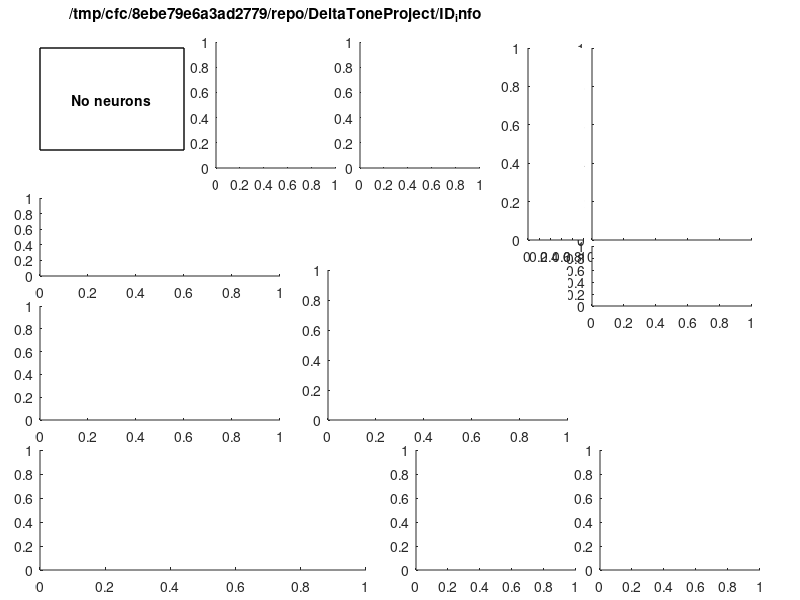

This figure's MATLAB source: (Note: this script raises an error after producing the figure.)
% PlotIDSleepRecord
% 22.11.2016 KJ
%
% Load data and plot description figures of a sleep record
%
%   See GenerateIDSleepRecord


%%load
load IdFigureData

%%%%%%%%%%%%%%%%%%%%%%%%%%%%%%%%%%%%%%%%%%%%%%%%%%%%%%%%%%%%%%%%%%%%%%%%%%%%%%%%%%%%%%%%%%%%%%%%%%%%%%%%%%%%%%%%%%%%%%%%%%%%%%%%
%% Plot
%%%%%%%%%%%%%%%%%%%%%%%%%%%%%%%%%%%%%%%%%%%%%%%%%%%%%%%%%%%%%%%%%%%%%%%%%%%%%%%%%%%%%%%%%%%%%%%%%%%%%%%%%%%%%%%%%%%%%%%%%%%%%%%%

figure('units','normalized','outerposition',[0 0 1 1]);
RasterDown_Axes = axes('position', [0.27 0.72 0.15 0.21]);
DistribDown_Axes = axes('position', [0.45 0.72 0.15 0.21]);
textbox_dim = [0.05 0.75 0.18 0.17];

Sleepscoring_Axes = axes('position', [0.74 0.6 0.2 0.32]);
SleepscoringTheta_Axes = axes('position', [0.66 0.6 0.07 0.32]);
SleepscoringGamma_Axes = axes('position', [0.74 0.49 0.2 0.1]);

AverageRipple_Axes = axes('position', [0.05 0.54 0.3 0.13]);
AverageSpindle_Axes = axes('position', [0.05 0.3 0.3 0.19]);
AverageDelta_Axes = axes('position', [0.41 0.3 0.3 0.25]);

Substages_Axes = axes('position', [0.05 0.05 0.4075 0.2]);
StatSubstage_Axes = axes('position', [0.52 0.05 0.2 0.2]);
MeanDurSubstage_Axes = axes('position', [0.75 0.05 0.2 0.2]);


%% Down states
% Create textbox
if nb_neuron
    textbox_str = {[num2str(nb_neuron) ' neurons'], [num2str(nb_pyramidal) ' pyramidal(s) / ' num2str(nb_interneuron) ' interneuron(s)'],... 
                    ['FR (SWS) = ' num2str(firingRates_sws) ' Hz ( ' num2str(firingRates_sws/nb_neuron) ' Hz)'],...
                    ['FR (Wake) = ' num2str(firingRates_wake) ' Hz ( ' num2str(firingRates_wake/nb_neuron) ' Hz)'],...
                    ['Pyr (SWS) = ' num2str(firingRates_sws_pyr) ' Hz ( ' num2str(firingRates_sws_pyr/nb_pyramidal) ' Hz)'],...
                    ['Pyr (Wake) = ' num2str(firingRates_wake_pyr) ' Hz ( ' num2str(firingRates_wake_pyr/nb_pyramidal) ' Hz)'],...
                    ['Int (SWS) = ' num2str(firingRates_sws_int) ' Hz ( ' num2str(firingRates_sws_int/nb_interneuron) ' Hz)'],...
                    ['int (Wake) = ' num2str(firingRates_wake_int) ' Hz ( ' num2str(firingRates_wake_int/nb_interneuron) ' Hz)']};
else
   textbox_str = {'No neurons'}; 
end

annotation(gcf,'textbox',...
    textbox_dim,...
    'String',textbox_str,...
    'LineWidth',1,...
    'HorizontalAlignment','center',...
    'FontWeight','bold',...
    'FitBoxToText','off');

%raster
axes(RasterDown_Axes);
if exist('raster_x','var')
    imagesc(raster_x/1E4, 1:size(raster_matrix,1), raster_matrix), hold on
    axis xy, xlabel('time (sec)'), ylabel('# down'), hold on
    colorbar, hold on
end
try title({pwd,' '});end

%distribution of down
axes(DistribDown_Axes);
if nb_neuron>0
    plot(minDurBins, nbDownSWS ,'r'), hold on
    plot(minDurBins, nbDownWake ,'k'), hold on
    set(gca,'xscale','log','yscale','log'), hold on
    set(gca,'ylim',[1 1E6],'xlim',[10 1500]), hold on
    set(gca,'xtick',[10 50 100 200 500 1500]), hold on
    legend('SWS','Wake'), xlabel('down duration (ms)'), ylabel('number of down')
end

%% Substages  
axes(Substages_Axes);
ylabel_substage = {'N3','N2','N1','REM','WAKE'};


ytick_substage = [1 1.5 2 3 4]; %ordinate in graph
colori = {[0.5 0.3 1], [1 0.5 1], [0.8 0 0.7], [0.1 0.7 0], [0.5 0.2 0.1]}; %substage color
plot(Range(SleepStages,'s')/3600,Data(SleepStages),'k'), hold on,
for ep=1:length(Epochs)
    plot(Range(Restrict(SleepStages,Epochs{ep}),'s')/3600 ,Data(Restrict(SleepStages,Epochs{ep})),'.','Color',colori{ep}), hold on,
end
xlim([0 max(Range(SleepStages,'s')/3600)]), ylim([0.5 5]), set(gca,'Ytick',ytick_substage,'YTickLabel',ylabel_substage), hold on,
title('Hypnogram'); xlabel('Time (h)')

axes(StatSubstage_Axes);
for ep=1:length(time_substages)
    h = bar(ep, time_substages(ep)/1000); hold on
    set(h,'FaceColor', colori{ep}), hold on
    if any(1:3==ep)
        text(ep - 0.3, time_substages(ep)/1000 + 1000, [num2str(percentvalues_NREM(ep)) '%'], 'VerticalAlignment', 'top', 'FontSize', 8)
    end
end
set(gca, 'XTickLabel',{'N1','N2','N3','REM','WAKE'}, 'XTick',1:5), hold on
ylim([0, max(time_substages/1000) * 1.2]);
title('Total duration'); ylabel('duration (s)')


axes(MeanDurSubstage_Axes)
for ep=1:length(meanDuration_substages)
    h = bar(ep, meanDuration_substages(ep)/1000); hold on
    set(h,'FaceColor', colori{ep}), hold on
end
set(gca, 'XTickLabel',{'N1','N2','N3','REM','WAKE'}, 'XTick',1:5), hold on
title('Episode mean duration'); ylabel('duration (s)')


%% Ripples and spindles
%ripples
axes(AverageRipple_Axes);
plot(Mripples(:,1),Mripples(:,2),'r','linewidth',2), hold on 
line([0 0],get(gca,'YLim')), hold on
title('Mean ripples signal : -50 +50 ms'), hold on

%spindles
axes(AverageSpindle_Axes);
yyaxis left
plot(Mspindles_low_sup(:,1),Mspindles_low_sup(:,2),'b','linewidth',2), hold on
plot(Mspindles_high_sup(:,1),Mspindles_high_sup(:,2),'r','linewidth',2), hold on
ylabel('LFP')
try
    yyaxis right
    plot(Mmua_ls_sup(:,1),Mmua_ls_sup(:,2), 'color','b'), hold on
    plot(Mmua_hs_sup(:,1),Mmua_hs_sup(:,2), 'color','r'), hold on
    ylabel('MUA (10s bin)')
    legend('LFP: low spindles','LFP: high spindles','MUA: low spindles','MUA: high spindles')
catch
    legend('LFP: low spindles','LFP: high spindles')
end
line([0 0],get(gca,'YLim')), hold on
title('Mean spindles signal : -500 +500 ms'), hold on

%% Delta waves
axes(AverageDelta_Axes);
yyaxis left
plot(Ms_delta_small(:,1),Ms_delta_small(:,2),'--', 'color', 'b'), hold on
plot(Md_delta_small(:,1),Md_delta_small(:,2),'--', 'color', 'r'), hold on
plot(Ms_delta_big(:,1),Ms_delta_big(:,2), '-', 'color', 'b'), hold on
plot(Md_delta_big(:,1),Md_delta_big(:,2),'-', 'color', 'r'), hold on
ylabel('LFP')
try %MUA average sync
    yyaxis right
    maxvalue = ceil(max([Mmua_delta_small(:,2);Mmua_delta_big(:,2)]));
    plot(Mmua_delta_small(:,1),Mmua_delta_small(:,2),'--', 'color','k'), hold on
    plot(Mmua_delta_big(:,1),Mmua_delta_big(:,2),'-',  'color','k'), hold on
    ylabel('MUA (10s bin)'), ylim([0 maxvalue*3])
    legend('LFP Sup (small deltas)','LFP deep (small deltas)','LFP Sup (big deltas)','LFP deep (big deltas)','MUA (small deltas)','MUA (big deltas)')
    title_ax = 'Mean LFP and MUA: averaged on delta waves centers';
catch
    legend('LFP Sup (small deltas)','LFP deep (small deltas)','LFP Sup (big deltas)','LFP deep (big deltas)')
    title_ax = 'Mean LFP  averaged on delta waves centers';
end

line([0 0],get(gca,'YLim')), hold on
title(title_ax), hold on


%% Sleep scoring
axes(Sleepscoring_Axes);
plot(log(Data(ghi_new_rem)),log(Data(remtheta)),'.','color',[1 0.2 0.2],'MarkerSize',1); hold on
plot(log(Data(ghi_new_sws)),log(Data(sleeptheta)),'.','color',[0.4 0.5 1],'MarkerSize',1); hold on
plot(log(Data(ghi_new_wake)),log(Data(waketheta)),'.','color',[0.6 0.6 0.6],'MarkerSize',1); hold on
[~,icons,~,~]=legend('REM','SWS','Wake'); hold on
set(icons(5),'MarkerSize',20)
set(icons(7),'MarkerSize',20)
set(icons(9),'MarkerSize',20)
ys=get(gca,'Ylim');
xs=get(gca,'Xlim');
box on
set(gca,'XTick',[],'YTick',[])

axes(SleepscoringTheta_Axes);
[~, rawN, ~] = nhist(log(Data(Restrict(smooth_Theta,sleepper))),'maxx',max(log(Data(Restrict(smooth_Theta,sleepper)))),'noerror','xlabel','Theta power','ylabel',[]); axis xy
view(90,-90)
line([log(theta_thresh) log(theta_thresh)],[0 max(rawN)],'linewidth',4,'color','r')
set(gca,'YTick',[],'Xlim',ys)

axes(SleepscoringGamma_Axes);
[~, rawN, ~] = nhist(log(Data(smooth_ghi)),'maxx',max(log(Data(smooth_ghi))),'noerror','xlabel','Gamma power','ylabel',[]);
line([log(gamma_thresh) log(gamma_thresh)],[0 max(rawN)],'linewidth',4,'color','r')
set(gca,'YTick',[],'Xlim',xs)
